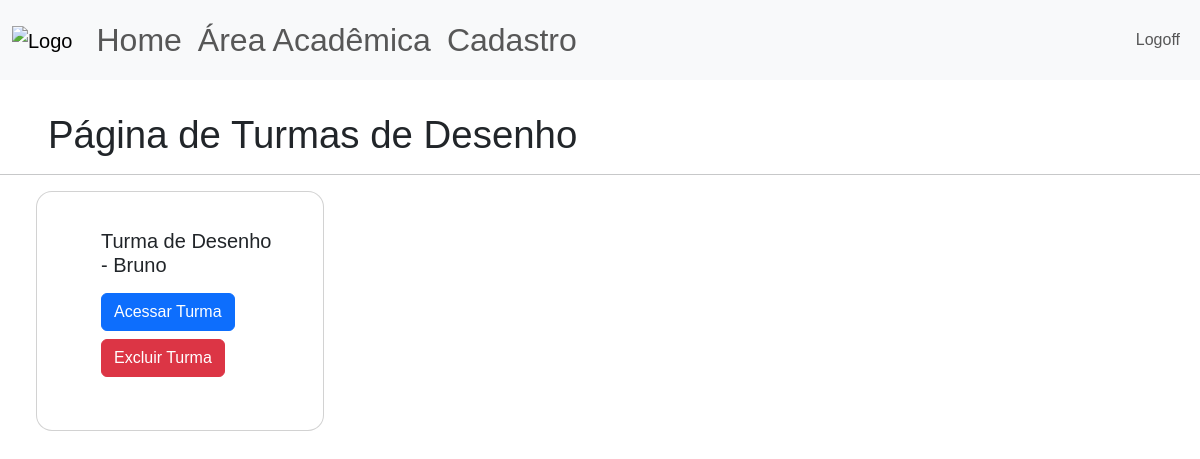
Before: /area-academica/turmas/Desenho (signed in) with the older database file.
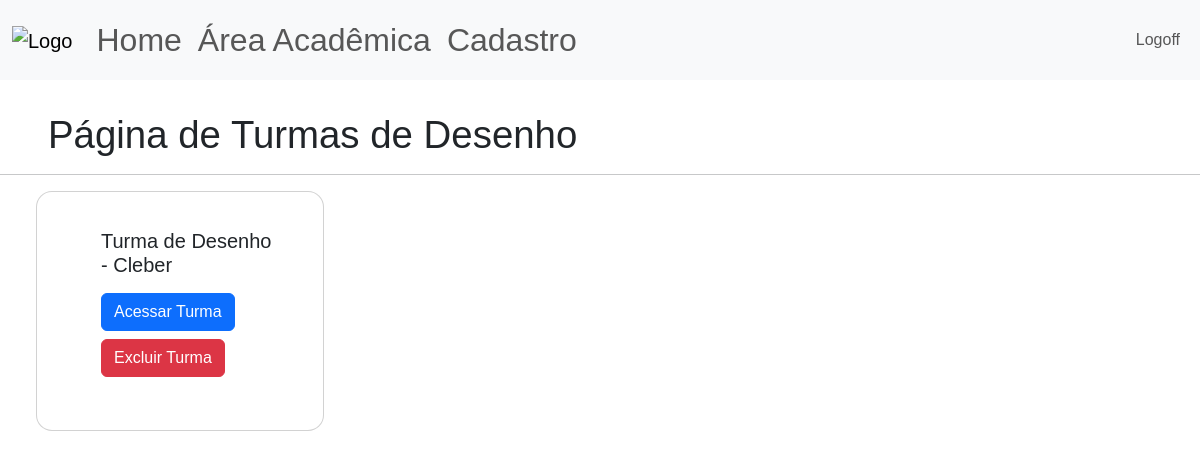
After: the same page with the newer database file.
### site_verbo_amar/models.py (models this page shows)
class Atividade(database.Model):
    id = database.Column(database.Integer, primary_key=True)
    atividade = database.Column(database.String, nullable=False, unique=True)
    dias_aula = database.Column(database.String, nullable=False)

class Turma(database.Model):
    id = database.Column(database.Integer, primary_key=True)
    nome_turma = database.Column(database.String, nullable=False, unique=True)
    id_professor = database.Column(database.Integer,nullable=False)
    id_atividade = database.Column(database.Integer,nullable=False)
    id_aluno = database.Column(database.String, nullable=False)

### site_verbo_amar/routes.py (the view)
@app.route("/area-academica/turmas/<nome>", methods=['GET', 'POST'])
@login_required
def exibir_turmas(nome):
    atividade = Atividade.query.filter_by(atividade=nome).first_or_404()
    turmas = Turma.query.filter_by(id_atividade=atividade.id).all()
    if current_user.adm == "1":
        privilegio=True
    else:
        privilegio=False
    return render_template('pag_turmas.html',
                           nome_atividade=atividade.atividade,
                           turmas=turmas,
                           privilegio=privilegio)

### site_verbo_amar/models.py (called while the page is built)
@login_manager.user_loader
def load_user(id_usuario):
    return Usuario.query.get(int(id_usuario))

### site_verbo_amar/templates/pag_turmas.html
{% extends 'base.html' %}
{% block body %}
<div class = "d-flex align-items-center gap-1", style="padding-left: 3rem; padding-top: 2rem;">
    <h1 style="font-size: 2.4rem; font-weight: 500; line-height: 1.2; margin: 0;">Página de Turmas de {{nome_atividade}}</h1>
</div>
<hr>
<div id="card-pag-turmas">
    {% for turma in turmas %}
        <div class="card">
            <div class="card-body">
                <h5 class="card-title">{{turma.nome_turma}}</h5>
                <a href="{{url_for('carregar_chamada',nome_turma=turma.nome_turma)}}" class="btn btn-primary mt-2">Acessar Turma</a>
                {% if privilegio %}
                    <a href="{{url_for('excluir_turma',nome_turma=turma.nome_turma, atividade=nome_atividade)}}" class="btn btn-danger mt-2">Excluir Turma</a>
                {% endif%}
            </div>
        </div>
    {%endfor%}
</div>
{% endblock %}

### site_verbo_amar/templates/base.html (shortened to what this page needs)
<!DOCTYPE html>
<html lang="pt-br">
<head>
    <link href="https://cdn.jsdelivr.net/npm/bootstrap@5.3.8/dist/css/bootstrap.min.css" rel="stylesheet">
    <link rel="stylesheet" type="text/css" href="{{url_for('static', filename='main.css')}}">
</head>
<body>
    {% include 'navbar.html'%}
    {% block body %}
    {% endblock %}
</body>
</html>

### site_verbo_amar/templates/navbar.html (shortened to what this page needs)
<nav class="navbar navbar-expand-lg bg-body-tertiary">
  <div class="container-fluid">
    <a class="navbar-brand" href="{{ url_for('home')}}">
      <img src = "{{url_for('static', filename='logo.png')}}", height="100", alt="Logo">
    </a>
    <ul class="navbar-nav me-auto mb-2 mb-lg-0" style="font-size: 2rem;">
        {% if current_user.is_authenticated %}
          <li class="nav-item">
            <a class="nav-link" href="{{ url_for('home') }}">Home</a>
          </li>
          <li class="nav-item">
            <a class="nav-link" href="{{ url_for('area_academica') }}">Área Acadêmica</a>
          </li>
          <li class="nav-item">
            <a class="nav-link" href="{{ url_for('cadastro') }}">Cadastro</a>
          </li>
         {% endif %}
      </ul>
      <ul class="d-flex navbar-nav">
        {% if current_user.is_authenticated %}
            <li class="nav-item">
              <a class="nav-link" href="{{ url_for('sair') }}">Logoff</a>
            </li>
        {% else %}
          <li class="nav-item">
            <a class="nav-link" href="{{ url_for('login') }}">Login</a>
          </li>
        {% endif %}
      </ul>
    </div>
</nav>

### site_verbo_amar/static/main.css (style rules this page uses)
* { font-family:'Poppins', sans-serif; }
#card-pag-turmas { display: flex; flex-wrap: wrap; align-items: left; gap: 5%; margin: 0vw auto 10vw 3vw; width: 50%; }
#card-pag-turmas .card { display: flex; flex-direction: row; padding: 2rem 2rem 3rem 3rem; margin-bottom: 1rem; width: 18rem; height: 15rem; align-items: center; justify-content: space-between; border-radius: 2vh; }

Changed rows visible on the page:
changed Turma: nome_turma "Turma de Desenho - Bruno" → "Turma de Desenho - Cleber"
